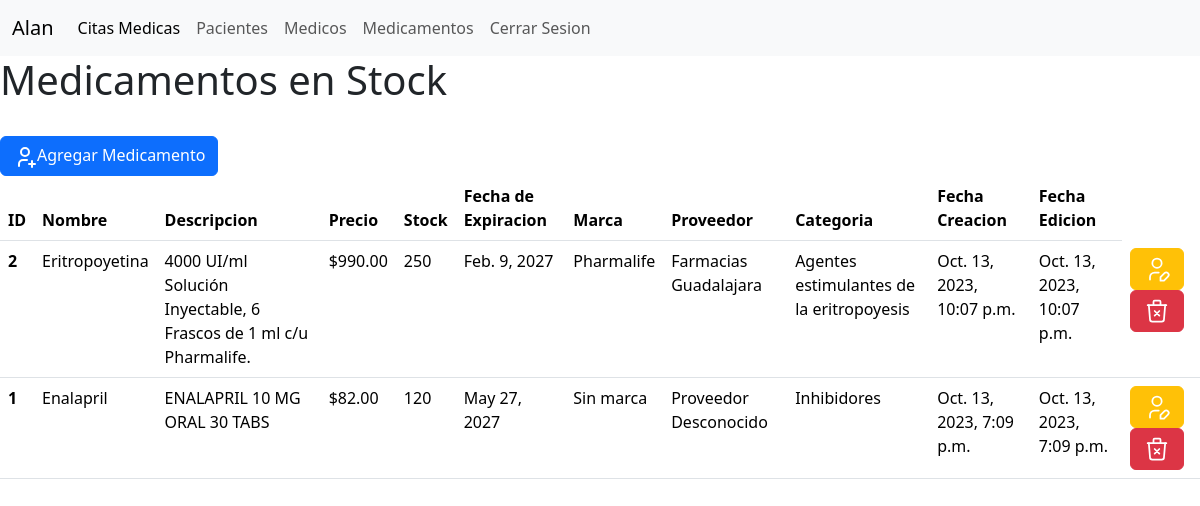
The app's page /medicines/ (signed in), older data.
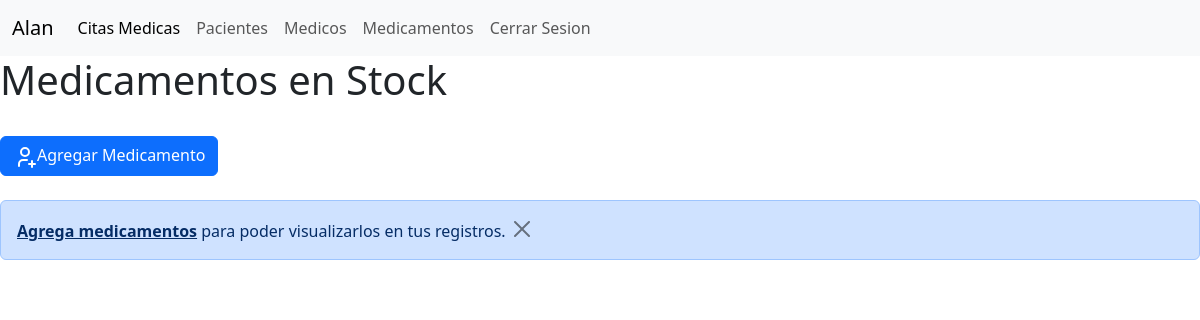
The same page, newer data.
### register/models.py (models this page shows, shortened)
class User(AbstractUser):
    id_user = models.AutoField(primary_key=True, verbose_name="ID del Usuario")
    username = models.CharField(unique=True, max_length=255, verbose_name="Nombre de Usuario")
    name = models.CharField(max_length=255, verbose_name="Nombre")
    last_name = models.CharField(max_length=255, verbose_name="Apellido")
    age = models.IntegerField(verbose_name="Edad")
    cell_number = models.CharField(unique=True, max_length=10, verbose_name="Telefono Celular")
    email = models.EmailField(unique=True, verbose_name="Correo Electronico")
    password = models.CharField(max_length=130)
    administrator_profile = models.BooleanField(default=False, verbose_name="Perfil Administrador")
    created = models.DateTimeField(auto_now_add=True, verbose_name="Fecha de Creacion")
    updated = models.DateTimeField(auto_now=True, verbose_name="Fecha de Actualizacion")
    class Meta:
        verbose_name = "usuario"
        verbose_name_plural = "usuarios"
        ordering = ["-created"] # Campo de ordenamiento par nuestros registros. Del mas nuevo al mas antiguo.

### medicamentos/models.py (models this page shows, shortened)
class Medicine(models.Model):
    name = models.CharField(max_length=100, verbose_name="Nombre")
    description = models.TextField(verbose_name="Descripcion")
    price = models.DecimalField(max_digits=8, decimal_places=2, verbose_name="Precio")
    stock = models.PositiveIntegerField(verbose_name="Stock")
    expiration_date = models.DateField(verbose_name="Fecha de expiracion")
    category = models.CharField(max_length=100, verbose_name="Categoria")
    brand = models.CharField(max_length=100, verbose_name="Marca")
    supplier = models.CharField(max_length=100, verbose_name="Proveedor")
    created = models.DateTimeField(auto_now_add=True, verbose_name="Fecha de Creacion")
    updated = models.DateTimeField(auto_now=True, verbose_name="Fecha de Actualizacion")
    class Meta:
        verbose_name = "medicamento"
        verbose_name_plural = "medicamentos"
        ordering = ["-created"] # Campo de ordenamiento par nuestros registros. Del mas nuevo al mas antiguo.

### medicamentos/views.py (the view)
# urls.py: path('medicines/', views_medicine.medicines, name='medicines'),
@login_required  # ! Requerimos la sesion del usuario.
def medicines(request):
    medicines = None
    message_error = None
    try:
        with transaction.atomic():
            medicines = Medicine.objects.all()
    except Exception as e:
        message_error = f'Error al obtener los medicamentos en stock. {str(e)}'
    return render(request, 'medicamentos/medicines.html', {'medicines': medicines, 'message_error': message_error})

### medicamentos/templates/medicamentos/medicines.html (shortened to what this page needs)
{% extends 'core/base.html' %}
{% block content %}
  <h1>Medicamentos en Stock</h1>
  <br />
  <a href="{% url 'add_medicines' %}" class="btn btn-primary" title="Nuevo Paciente">
    Agregar Medicamento
  </a>
  <br />
  {% if medicines %}
    <section>
      <table class="table">
        <thead>
          <tr>
            <th scope="col">ID</th>
            <th scope="col">Nombre</th>
            <th scope="col">Descripcion</th>
            <th scope="col">Precio</th>
            <th scope="col">Stock</th>
            <th scope="col">Fecha de Expiracion</th>
            <th scope="col">Marca</th>
            <th scope="col">Proveedor</th>
            <th scope="col">Categoria</th>
            <th scope="col">Fecha Creacion</th>
            <th scope="col">Fecha Edicion</th>
          </tr>
        </thead>
        <tbody>
          {% for medicine in medicines %}
            <tr>
              <th scope="row">{{ medicine.id }}</th>
              <td>{{ medicine.name }}</td>
              <td>{{ medicine.description }}</td>
              <td>${{ medicine.price }}</td>
              <td>{{ medicine.stock }}</td>
              <td>{{ medicine.expiration_date }}</td>
              <td>{{ medicine.brand }}</td>
              <td>{{ medicine.supplier }}</td>
              <td>{{ medicine.category }}</td>
              <td>{{ medicine.created }}</td>
              <td>{{ medicine.updated }}</td>
              <td>
                <a href="{% url 'edit_medicine' medicine.id %}" title="Editar" class="btn btn-warning">
                </a>
                <a href="{% url 'confirm_delete_medicine' medicine.id %}" title="Eliminar" class="btn btn-danger">
                </a>
              </td>
            </tr>
          {% endfor %}
        </tbody>
      </table>
    </section>
  {% else %}
    <br />
    <div class="alert alert-primary alert-sm" role="alert">
      <a href="{% url 'add_medicines' %}" class="alert-link">Agrega medicamentos</a> para poder visualizarlos en tus registros.
      <button type="button" class="btn-close" data-bs-dismiss="alert" aria-label="Close"></button>
    </div>
  {% endif %}
{% endblock %}

### core/templates/core/base.html (shortened to what this page needs)
<!DOCTYPE html>
<html lang="en">
  <head>
    <link href="https://cdn.jsdelivr.net/npm/bootstrap@5.3.2/dist/css/bootstrap.min.css" rel="stylesheet" />
  </head>
  <body>
    {% if request.path != '/login/' and request.path != '/register/' and request.path != '/agregar_paciente/' %}
      {% if user %}
        <nav class="navbar navbar-expand-lg bg-body-tertiary">
          <div class="container-fluid">
            <a class="navbar-brand" href="{% url 'index' %}">{{ user.username }}</a>
            <div class="collapse navbar-collapse" id="navbarNav">
              <ul class="navbar-nav">
                <li class="nav-item">
                  <a class="nav-link active" href="{% url 'index' %}">Citas Medicas</a>
                </li>
                <li class="nav-item">
                  <a class="nav-link" href="{% url 'pacientes' %}">Pacientes</a>
                </li>
                <li class="nav-item">
                  <a class="nav-link" href="{% url 'medicos_registrados' %}">Medicos</a>
                </li>
                <li class="nav-item">
                  <a class="nav-link" href="{% url 'medicines' %}">Medicamentos</a>
                </li>
                <li class="nav-item">
                  <a class="nav-link" href="{% url 'logout_user' %}">Cerrar Sesion</a>
                </li>
              </ul>
            </div>
          </div>
        </nav>
      {% endif %}
    {% endif %}
    {% block content %}{% endblock %}
  </body>
</html>

Row changes from the older to the newer data that the page shows:
removed Medicine: id "2", name "Eritropoyetina", description "4000 UI/ml Solución Inyectable, 6 Frascos de 1 ml c/u Pharmalife.", price "990.00", stock "250", expiration_date "Feb. 9, 2027", brand "Pharmalife", supplier "Farmacias Guadalajara", category "Agentes estimulantes de la eritropoyesis", created "Oct. 13, 2023, 10:07 p.m.", updated "Oct. 13, 2023, 10:07 p.m."
removed Medicine: id "1", name "Enalapril", description "ENALAPRIL 10 MG ORAL 30 TABS", price "82.00", stock "120", expiration_date "May 27, 2027", brand "Sin marca", supplier "Proveedor Desconocido", category "Inhibidores", created "Oct. 13, 2023, 7:09 p.m.", updated "Oct. 13, 2023, 7:09 p.m."
Text that changed along with them:
text no longer shown: "ID Nombre Descripcion Precio Stock Fecha de Expiracion Marca Proveedor Categoria Fecha Creacion Fecha Edicion"
text now shown: "Agrega medicamentos para poder visualizarlos en tus registros."
